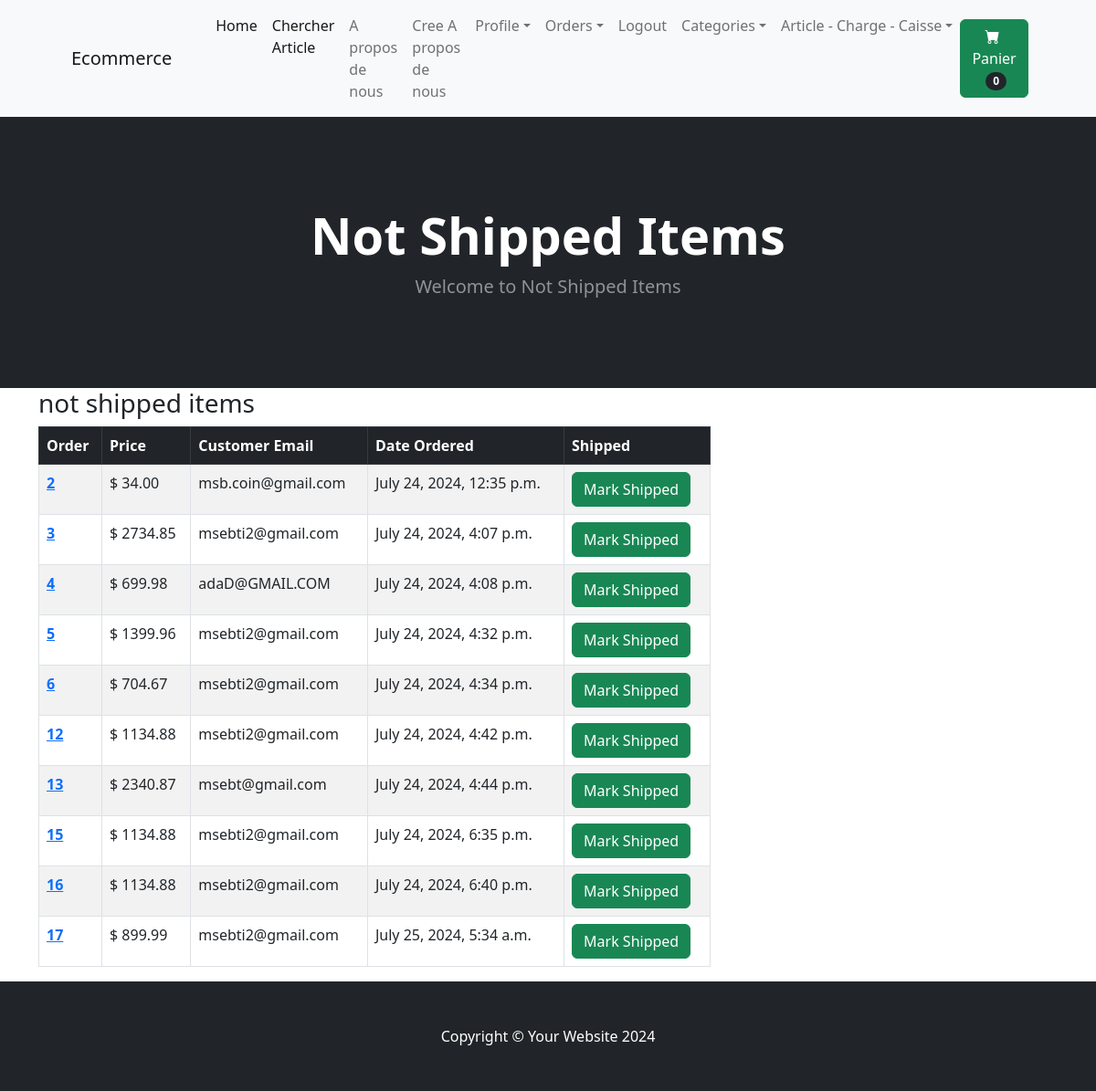
The page /payment/not_shipped_dash (signed in) on the database as committed earlier.
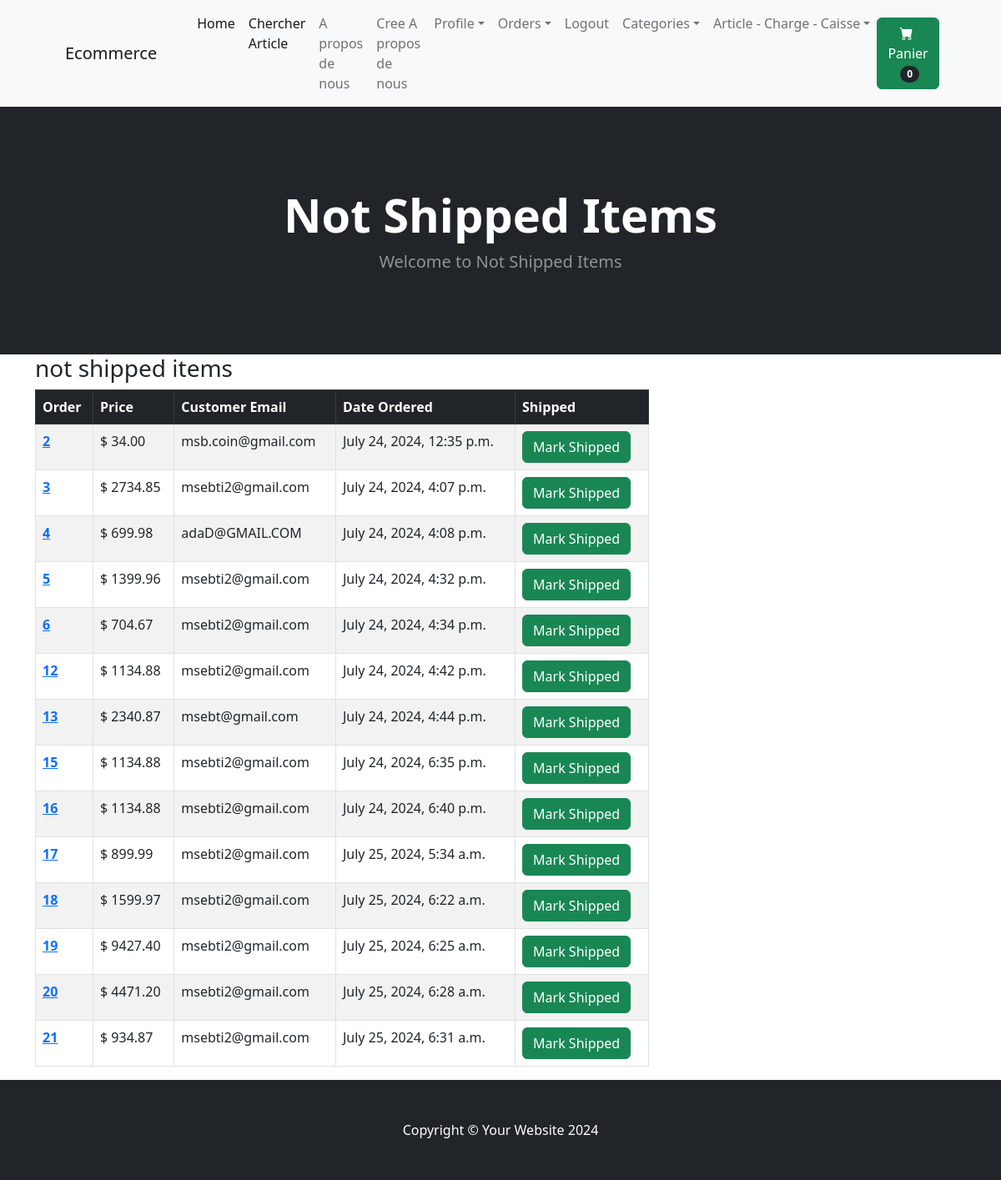
The same page on the database as committed later.
### payment_app/models.py (models this page shows, shortened)
class Order(models.Model):
    user = models.ForeignKey(User, on_delete=models.CASCADE, null=True, blank=True)
    full_name = models.CharField(max_length=255, null=True, blank=True)
    email = models.EmailField(max_length=255, null=True, blank=True)
    shipping_address = models.TextField(max_length=15000, null=True, blank=True)
    amount_paid = models.DecimalField(max_digits=10,decimal_places=2, null=True, blank=True)
    date_ordered = models.DateTimeField(auto_now_add=True)
    shipped=models.BooleanField(default=False, null=True, blank=True)
    date_shipped=models.DateTimeField(null=True, blank=True)

### payment_app/views.py (the view, shortened to what this page needs)
# urls.py: path('not_shipped_dash', views.not_shipped_dash, name='not_shipped_dash'),
def not_shipped_dash(request):
    if request.user.is_authenticated and request.user.is_superuser:
        orders= Order.objects.filter(shipped=False)
        return render(request, "payment_app/not_shipped_dash.html", {"orders":orders})
    else:
        messages.success(request, "Access Denied.....")
        return redirect('home')

### cart_app/cart.py (called while the page is built)
    def __len__(self):
        return len(self.cart)

### cart_app/context_processors.py (called while the page is built)
def cart(request):
    context={'cart':Cart(request)}
    return context

### payment_app/templates/payment_app/not_shipped_dash.html (shortened to what this page needs)
{% extends 'store_app/base.html' %}
{% block content %}
 <header class="bg-dark py-5">
    <div class="container px-4 px-lg-5 my-5">
        <div class="text-center text-white">
            <h1 class="display-4 fw-bolder">Not Shipped Items</h1>
            <p class="lead fw-normal text-white-50 mb-0">Welcome to Not Shipped Items</p>
        </div>
    </div>
</header>
<div class="container">
    <div class="row">
        <div class="col-8">
            <h3>not shipped items</h3>
            <table class="table table-striped table-hover table-bordered">
                <thead class="table-dark">
                  <tr>
                    <th scope="col">Order</th>
                    <th scope="col">Price</th>
                    <th scope="col">Customer Email</th>
                    <th scope="col">Date Ordered</th>
                    <th scope="col">Shipped</th>
                  </tr>
                </thead>
                <tbody>
                    {% for item in orders %}
                  <tr>
                    <th scope="row"><a href="{% url 'orders' item.id %}">{{ item.id }}</a></th>
                    <td>$ {{ item.amount_paid }}</td>
                    <td>{{ item.email }}</td>
                    <td>{{ item.date_ordered }}</td>
                    <td>
                    <form action="" method="post">
                    <button type="submit" class="btn btn-success">Mark  Shipped</button>
                    </form>
                    </td>
                  </tr>
                  {% endfor %}
                </tbody>
              </table>
        </div>
    </div>
</div>
{% endblock %}

### store_app/templates/store_app/base.html (shortened to what this page needs)
{% load static %}
<!DOCTYPE html>
<html lang="en">
    <head>
        <link href="https://cdn.jsdelivr.net/npm/bootstrap-icons@1.5.0/font/bootstrap-icons.css" rel="stylesheet" />
        <link href="{% static 'css/styles.css' %}" rel="stylesheet" />
        <link rel="stylesheet" href="https://cdnjs.cloudflare.com/ajax/libs/font-awesome/5.15.3/css/all.min.css">
        <link rel="stylesheet" href="https://cdnjs.cloudflare.com/ajax/libs/sweetalert2/11.12.0/sweetalert2.css" />
    </head>
    <body>
        {% include 'store_app/navbar.html' %}
        {% block content %}
        {% endblock %}
        <footer class="py-5 bg-dark">
            <div class="container"><p class="m-0 text-center text-white">Copyright &copy; Your Website 2024</p></div>
        </footer>
    </body>
</html>

### store_app/templates/store_app/navbar.html (shortened to what this page needs)
<nav class="navbar navbar-expand-lg navbar-light bg-light">
    <div class="container px-4 px-lg-5">
        <a class="navbar-brand" href="{% url 'home' %}">Ecommerce</a>
        <div class="collapse navbar-collapse" id="navbarSupportedContent">
            <ul class="navbar-nav me-auto mb-2 mb-lg-0 ms-lg-4">
                <li class="nav-item"><a class="nav-link active" aria-current="page" href="{% url 'home' %}">Home</a></li>
                <li class="nav-item"><a class="nav-link active" aria-current="page" href="{% url 'search' %}">Chercher Article</a></li>
                <li class="nav-item"><a class="nav-link" href="{% url 'liste_about' %}">A propos de nous</a></li>
                {% if user.is_superuser %}
                <li class="nav-item"><a class="nav-link" href="{% url 'create_about' %}">Cree A propos de nous</a></li>
                {% endif %}
                {% if user.is_authenticated %}
                <li class="nav-item dropdown">
                    <a class="nav-link dropdown-toggle" id="navbarDropdown" href="#" role="button" data-bs-toggle="dropdown" aria-expanded="false">Profile</a>
                </li>
                {% if user.is_superuser %}
                <li class="nav-item dropdown">
                    <a class="nav-link dropdown-toggle" id="navbarDropdown" href="#" role="button" data-bs-toggle="dropdown" aria-expanded="false">Orders</a>
                </li>
                {% endif %}
                <li class="nav-item"><a class="nav-link" href="{% url 'logout' %}">Logout</a></li>
                {% else %}
                <li class="nav-item"><a class="nav-link" href="{% url 'login' %}">Login</a></li>
                <li class="nav-item"><a class="nav-link" href="{% url 'register' %}">S'enregistrer</a></li>
                {% endif %}
                <li class="nav-item dropdown">
                    <a class="nav-link dropdown-toggle" id="navbarDropdown" href="#" role="button" data-bs-toggle="dropdown" aria-expanded="false">Categories</a>
                </li>
                {% if user.is_superuser %}
                <li class="nav-item dropdown">
                    <a class="nav-link dropdown-toggle" id="navbarDropdown" href="#" role="button" data-bs-toggle="dropdown" aria-expanded="false">Article - Charge - Caisse</a>
                </li>
                {% endif %}
            </ul>
            <form class="d-flex">
                <a class="btn btn-success" href="{% url 'cart_summary' %}">
                    <i class="bi-cart-fill me-1"></i>
                    Panier
                    <span class="badge bg-dark text-white ms-1 rounded-pill" id="cart_quantity">{{ cart|length }}</span>
                </a>
            </form>
        </div>
    </div>
</nav>

Rows that differ between the two databases and show on the page:
added Order: id "18", amount_paid "1599.97", email "msebti2@gmail.com", date_ordered "July 25, 2024, 6:22 a.m."
added Order: id "19", amount_paid "9427.40", email "msebti2@gmail.com", date_ordered "July 25, 2024, 6:25 a.m."
added Order: id "20", amount_paid "4471.20", email "msebti2@gmail.com", date_ordered "July 25, 2024, 6:28 a.m."
added Order: id "21", amount_paid "934.87", email "msebti2@gmail.com", date_ordered "July 25, 2024, 6:31 a.m."
